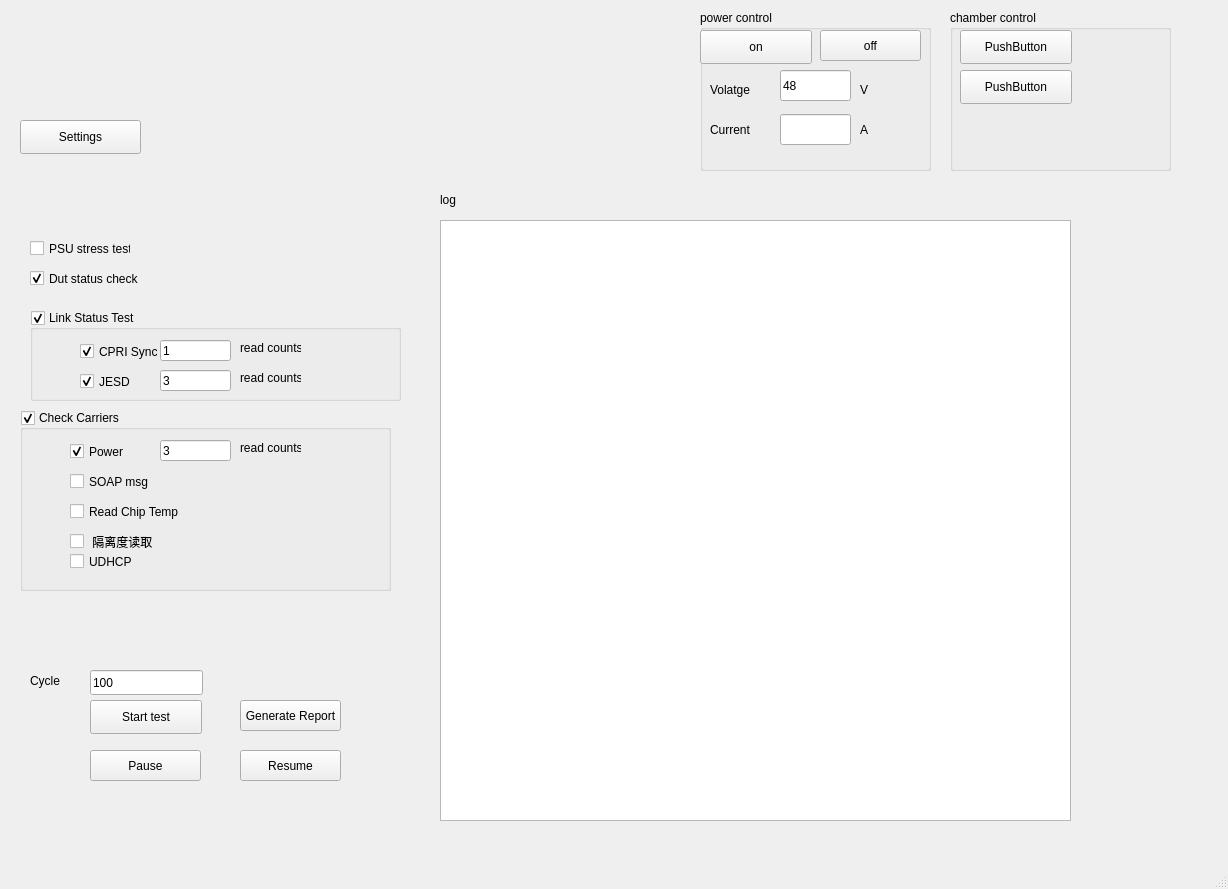
<?xml version="1.0" encoding="UTF-8"?>
<ui version="4.0">
 <class>MainWindow</class>
 <widget class="QMainWindow" name="MainWindow">
  <property name="geometry">
   <rect>
    <x>0</x>
    <y>0</y>
    <width>1228</width>
    <height>889</height>
   </rect>
  </property>
  <property name="windowTitle">
   <string>MainWindow</string>
  </property>
  <widget class="QWidget" name="centralwidget">
   <widget class="QGroupBox" name="power_control">
    <property name="geometry">
     <rect>
      <x>700</x>
      <y>10</y>
      <width>231</width>
      <height>161</height>
     </rect>
    </property>
    <property name="title">
     <string>power control</string>
    </property>
    <widget class="QPushButton" name="power_on">
     <property name="geometry">
      <rect>
       <x>0</x>
       <y>20</y>
       <width>112</width>
       <height>34</height>
      </rect>
     </property>
     <property name="text">
      <string>on</string>
     </property>
    </widget>
    <widget class="QLabel" name="label_2">
     <property name="geometry">
      <rect>
       <x>10</x>
       <y>70</y>
       <width>68</width>
       <height>19</height>
      </rect>
     </property>
     <property name="text">
      <string>Volatge</string>
     </property>
    </widget>
    <widget class="QLineEdit" name="voltage">
     <property name="geometry">
      <rect>
       <x>80</x>
       <y>60</y>
       <width>71</width>
       <height>31</height>
      </rect>
     </property>
     <property name="text">
      <string>48</string>
     </property>
    </widget>
    <widget class="QLabel" name="label_3">
     <property name="geometry">
      <rect>
       <x>160</x>
       <y>70</y>
       <width>68</width>
       <height>19</height>
      </rect>
     </property>
     <property name="text">
      <string>V</string>
     </property>
    </widget>
    <widget class="QLabel" name="label_4">
     <property name="geometry">
      <rect>
       <x>10</x>
       <y>110</y>
       <width>68</width>
       <height>19</height>
      </rect>
     </property>
     <property name="text">
      <string>Current</string>
     </property>
    </widget>
    <widget class="QLineEdit" name="current">
     <property name="geometry">
      <rect>
       <x>80</x>
       <y>104</y>
       <width>71</width>
       <height>31</height>
      </rect>
     </property>
    </widget>
    <widget class="QLabel" name="label_5">
     <property name="geometry">
      <rect>
       <x>160</x>
       <y>110</y>
       <width>68</width>
       <height>19</height>
      </rect>
     </property>
     <property name="text">
      <string>A</string>
     </property>
    </widget>
    <widget class="QPushButton" name="power_off">
     <property name="geometry">
      <rect>
       <x>120</x>
       <y>20</y>
       <width>101</width>
       <height>31</height>
      </rect>
     </property>
     <property name="text">
      <string>off</string>
     </property>
    </widget>
   </widget>
   <widget class="QGroupBox" name="check_carriers">
    <property name="geometry">
     <rect>
      <x>20</x>
      <y>410</y>
      <width>371</width>
      <height>181</height>
     </rect>
    </property>
    <property name="title">
     <string>Check Carriers</string>
    </property>
    <property name="checkable">
     <bool>true</bool>
    </property>
    <widget class="QCheckBox" name="read_chip_temp">
     <property name="geometry">
      <rect>
       <x>50</x>
       <y>90</y>
       <width>151</width>
       <height>23</height>
      </rect>
     </property>
     <property name="text">
      <string>Read Chip Temp</string>
     </property>
    </widget>
    <widget class="QCheckBox" name="isolation">
     <property name="geometry">
      <rect>
       <x>50</x>
       <y>120</y>
       <width>141</width>
       <height>23</height>
      </rect>
     </property>
     <property name="text">
      <string> 隔离度读取</string>
     </property>
    </widget>
    <widget class="QCheckBox" name="udhcp">
     <property name="geometry">
      <rect>
       <x>50</x>
       <y>140</y>
       <width>101</width>
       <height>23</height>
      </rect>
     </property>
     <property name="text">
      <string>UDHCP</string>
     </property>
    </widget>
    <widget class="QCheckBox" name="soap_msg">
     <property name="geometry">
      <rect>
       <x>50</x>
       <y>60</y>
       <width>131</width>
       <height>23</height>
      </rect>
     </property>
     <property name="text">
      <string>SOAP msg</string>
     </property>
    </widget>
    <widget class="QCheckBox" name="power">
     <property name="geometry">
      <rect>
       <x>50</x>
       <y>30</y>
       <width>101</width>
       <height>23</height>
      </rect>
     </property>
     <property name="text">
      <string>Power</string>
     </property>
     <property name="checked">
      <bool>true</bool>
     </property>
    </widget>
    <widget class="QLineEdit" name="power_read">
     <property name="geometry">
      <rect>
       <x>140</x>
       <y>30</y>
       <width>71</width>
       <height>21</height>
      </rect>
     </property>
     <property name="text">
      <string>3</string>
     </property>
    </widget>
    <widget class="QLabel" name="label_7">
     <property name="geometry">
      <rect>
       <x>220</x>
       <y>30</y>
       <width>61</width>
       <height>16</height>
      </rect>
     </property>
     <property name="text">
      <string>read counts</string>
     </property>
    </widget>
   </widget>
   <widget class="QGroupBox" name="chamber_control">
    <property name="geometry">
     <rect>
      <x>950</x>
      <y>10</y>
      <width>221</width>
      <height>161</height>
     </rect>
    </property>
    <property name="title">
     <string>chamber control</string>
    </property>
    <widget class="QPushButton" name="pushButton_3">
     <property name="geometry">
      <rect>
       <x>10</x>
       <y>20</y>
       <width>112</width>
       <height>34</height>
      </rect>
     </property>
     <property name="text">
      <string>PushButton</string>
     </property>
    </widget>
    <widget class="QPushButton" name="pushButton_4">
     <property name="geometry">
      <rect>
       <x>10</x>
       <y>60</y>
       <width>112</width>
       <height>34</height>
      </rect>
     </property>
     <property name="text">
      <string>PushButton</string>
     </property>
    </widget>
   </widget>
   <widget class="QLabel" name="log_label">
    <property name="geometry">
     <rect>
      <x>440</x>
      <y>190</y>
      <width>68</width>
      <height>19</height>
     </rect>
    </property>
    <property name="text">
     <string>log</string>
    </property>
   </widget>
   <widget class="QGroupBox" name="link_status">
    <property name="geometry">
     <rect>
      <x>30</x>
      <y>310</y>
      <width>371</width>
      <height>91</height>
     </rect>
    </property>
    <property name="title">
     <string>Link Status Test</string>
    </property>
    <property name="checkable">
     <bool>true</bool>
    </property>
    <widget class="QCheckBox" name="cpri_sync">
     <property name="geometry">
      <rect>
       <x>50</x>
       <y>30</y>
       <width>121</width>
       <height>23</height>
      </rect>
     </property>
     <property name="text">
      <string>CPRI Sync</string>
     </property>
     <property name="checked">
      <bool>true</bool>
     </property>
    </widget>
    <widget class="QCheckBox" name="jesd">
     <property name="geometry">
      <rect>
       <x>50</x>
       <y>60</y>
       <width>101</width>
       <height>23</height>
      </rect>
     </property>
     <property name="text">
      <string>JESD</string>
     </property>
     <property name="checked">
      <bool>true</bool>
     </property>
    </widget>
    <widget class="QLineEdit" name="cpri_sync_read">
     <property name="geometry">
      <rect>
       <x>130</x>
       <y>30</y>
       <width>71</width>
       <height>21</height>
      </rect>
     </property>
     <property name="text">
      <string>1</string>
     </property>
    </widget>
    <widget class="QLineEdit" name="jesd_read">
     <property name="geometry">
      <rect>
       <x>130</x>
       <y>60</y>
       <width>71</width>
       <height>21</height>
      </rect>
     </property>
     <property name="text">
      <string>3</string>
     </property>
    </widget>
    <widget class="QLabel" name="label">
     <property name="geometry">
      <rect>
       <x>210</x>
       <y>30</y>
       <width>61</width>
       <height>16</height>
      </rect>
     </property>
     <property name="text">
      <string>read counts</string>
     </property>
    </widget>
    <widget class="QLabel" name="label_6">
     <property name="geometry">
      <rect>
       <x>210</x>
       <y>60</y>
       <width>61</width>
       <height>16</height>
      </rect>
     </property>
     <property name="text">
      <string>read counts</string>
     </property>
    </widget>
   </widget>
   <widget class="QLineEdit" name="cycle_time">
    <property name="geometry">
     <rect>
      <x>90</x>
      <y>670</y>
      <width>113</width>
      <height>25</height>
     </rect>
    </property>
    <property name="text">
     <string>100</string>
    </property>
   </widget>
   <widget class="QLabel" name="loop_label">
    <property name="geometry">
     <rect>
      <x>30</x>
      <y>670</y>
      <width>68</width>
      <height>21</height>
     </rect>
    </property>
    <property name="text">
     <string>Cycle</string>
    </property>
   </widget>
   <widget class="QPushButton" name="start_test">
    <property name="geometry">
     <rect>
      <x>90</x>
      <y>700</y>
      <width>112</width>
      <height>34</height>
     </rect>
    </property>
    <property name="text">
     <string>Start test</string>
    </property>
   </widget>
   <widget class="QPushButton" name="settings_btn">
    <property name="geometry">
     <rect>
      <x>20</x>
      <y>120</y>
      <width>121</width>
      <height>34</height>
     </rect>
    </property>
    <property name="text">
     <string>Settings</string>
    </property>
   </widget>
   <widget class="QCheckBox" name="dut_status">
    <property name="geometry">
     <rect>
      <x>30</x>
      <y>270</y>
      <width>111</width>
      <height>17</height>
     </rect>
    </property>
    <property name="text">
     <string>Dut status check</string>
    </property>
    <property name="checked">
     <bool>true</bool>
    </property>
   </widget>
   <widget class="QCheckBox" name="psu_stress">
    <property name="geometry">
     <rect>
      <x>30</x>
      <y>240</y>
      <width>101</width>
      <height>17</height>
     </rect>
    </property>
    <property name="text">
     <string>PSU stress test</string>
    </property>
   </widget>
   <widget class="QPushButton" name="generate_report">
    <property name="geometry">
     <rect>
      <x>240</x>
      <y>700</y>
      <width>101</width>
      <height>31</height>
     </rect>
    </property>
    <property name="text">
     <string>Generate Report</string>
    </property>
   </widget>
   <widget class="QPushButton" name="pause">
    <property name="geometry">
     <rect>
      <x>90</x>
      <y>750</y>
      <width>111</width>
      <height>31</height>
     </rect>
    </property>
    <property name="text">
     <string>Pause</string>
    </property>
   </widget>
   <widget class="QPushButton" name="resume">
    <property name="geometry">
     <rect>
      <x>240</x>
      <y>750</y>
      <width>101</width>
      <height>31</height>
     </rect>
    </property>
    <property name="text">
     <string>Resume</string>
    </property>
   </widget>
   <widget class="QTextEdit" name="log_window">
    <property name="geometry">
     <rect>
      <x>440</x>
      <y>220</y>
      <width>631</width>
      <height>601</height>
     </rect>
    </property>
   </widget>
  </widget>
  <widget class="QMenuBar" name="menubar">
   <property name="geometry">
    <rect>
     <x>0</x>
     <y>0</y>
     <width>1228</width>
     <height>21</height>
    </rect>
   </property>
  </widget>
  <widget class="QStatusBar" name="statusbar"/>
 </widget>
 <resources/>
 <connections/>
</ui>
